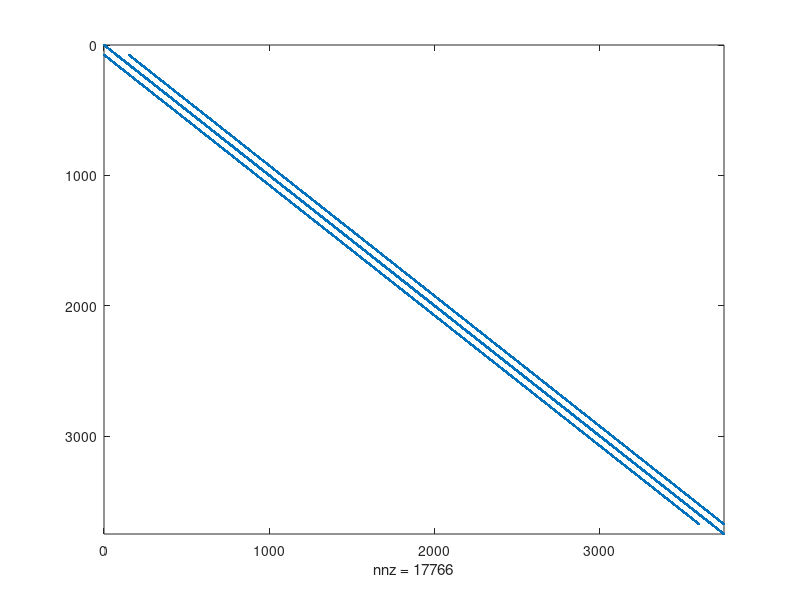

The MATLAB source for this figure: (Note: this script raises an error after producing the figure.)
clc; close all; clear all;
set(0, 'DefaultFigureWindowStyle', 'docked')

nx = 50;   % # of colums
ny = 75;   % # of rows
G = sparse(nx*ny,ny*nx);
F = zeros(nx*ny,1);
for i = 1:nx
    for j = 1:ny
        
        n = j + (i-1) * ny;     % middle
        nxm = j + (i-2) * ny;	% right
        nxp = j + i * ny;       % left
        nym = j-1 + (i-1) * ny; % top
        nyp = j+1 + (i-1) * ny; % down
        
        if i == 1
            G(n,n) = 1;
            F(n,1) = 1;
        elseif i == nx
            G(n,n) = 1;
            F(n,1) = 1;
        elseif j == 1 
            G(n,n) = 1;
            F(n,1) = 0;
        elseif j == ny
            G(n,n) = 1;
            F(n,1) = 0;
        else
            G(n,n) = -4;
            G(n,nxm) = 1;
            G(n,nxp) = 1;
            G(n,nym) = 1;
            G(n,nyp) = 1;
        end
        
    end
end

figure('name', 'G Matrix')
spy(G)

% Solving the set of linear equations to obtain voltage values
dA = decomposition(G,'lu');
V = dA\F;
Vmap = reshape(V, [ny nx]);    % Reshaping Vector to a matrix
figure('name', 'FD Solution'), surf(Vmap); % Plotting


% ANALYTICAL SOLUTION
L = 300;
W = 200;
a = L;
b = W/2;
x = linspace(-b, b, nx);
y = linspace(0, a, ny);
V = zeros(ny, nx);

figure('name', 'Analytical Solution')
[X,Y] = meshgrid(x,y);
for n = 1:2:99
    V = V + ( (1/n) * (cosh((n*pi*X)/a)/cosh((n*pi*b)/a)) ...
                    .* sin((n*pi*Y)/a) );
    surf(4/pi * V); % Plotting
    pause(0.01);
end


